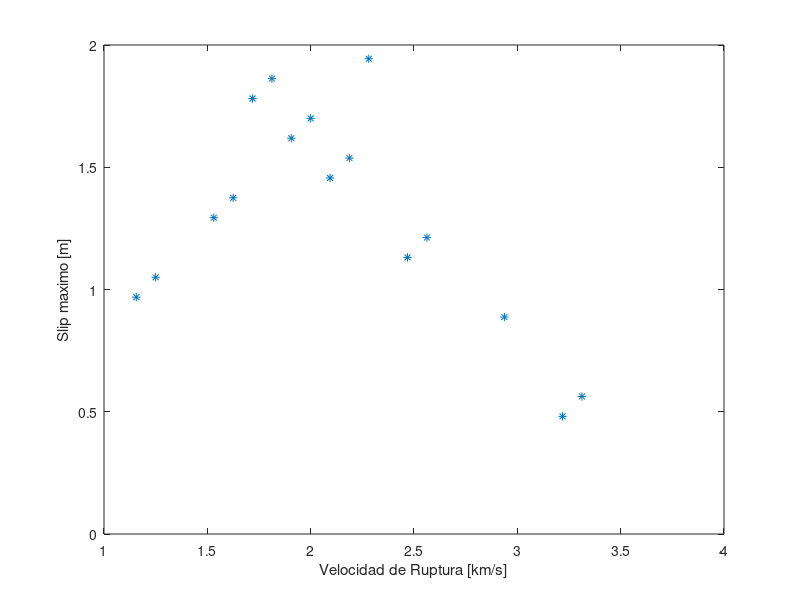
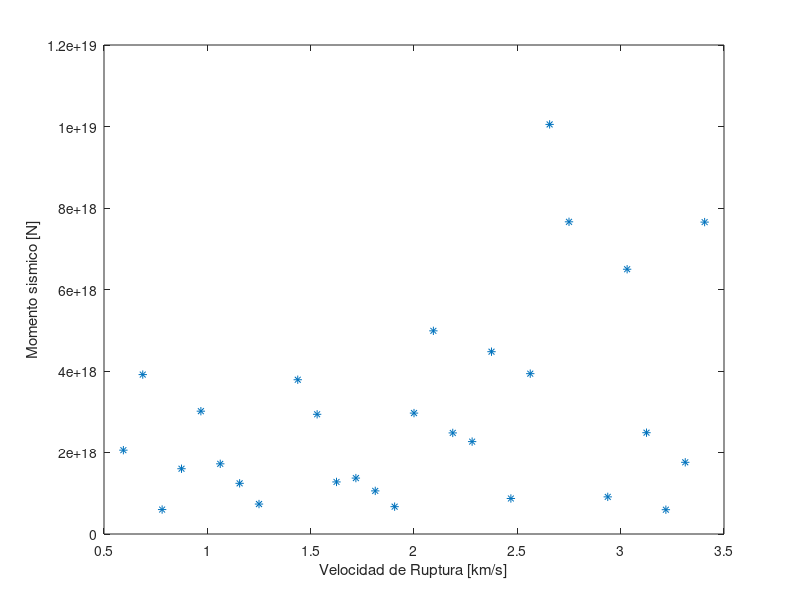

Write the MATLAB code that produced these figures, in order.
clear all
close all

models = load('models.dat','r');
misfits = load('misfits.dat','r');

n=length(models);

a = models((1:7:n),:);
b = models((2:7:n),:);
or = models((3:7:n),:);
dn = models((4:7:n),:);
ang = models((5:7:n),:);
maxslip = models((6:7:n),:);
vr = models((7:7:n),:);


plot(vr,maxslip,'*')
xlabel('Velocidad de Ruptura [km/s]')
ylabel('Slip maximo [m]')
xlim([1;4])
ylim([0;2])


mu = 62.5*10^9;

M0 = (62.5*10^9)*(pi.*(a*1000/2).*(b*1000/2)).*(0.63212055*maxslip);

figure

plot(vr,M0,'*')
xlabel('Velocidad de Ruptura [km/s]')
ylabel('Momento sismico [N]')
